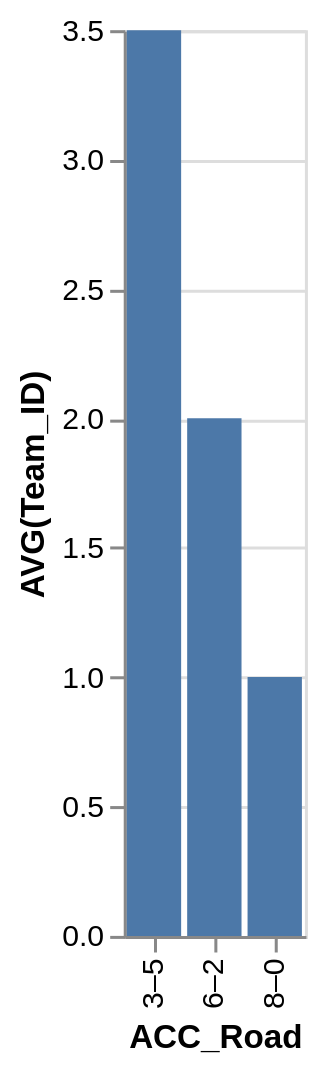

Vega-Lite specification for this chart:
### Vega-Lite specification from a JSON file in a GitHub repository (floating-point values rounded to 4 significant figures)
{"data": {"values": [{"x_data": "3–5", "y_data": 3.5}, {"x_data": "6–2", "y_data": 2}, {"x_data": "8–0", "y_data": 1}]}, "mark": "bar", "encoding": {"x": {"field": "x_data", "type": "nominal", "title": "ACC_Road", "sort": "ascending"}, "y": {"field": "y_data", "type": "quantitative", "title": "AVG(Team_ID)"}}}
